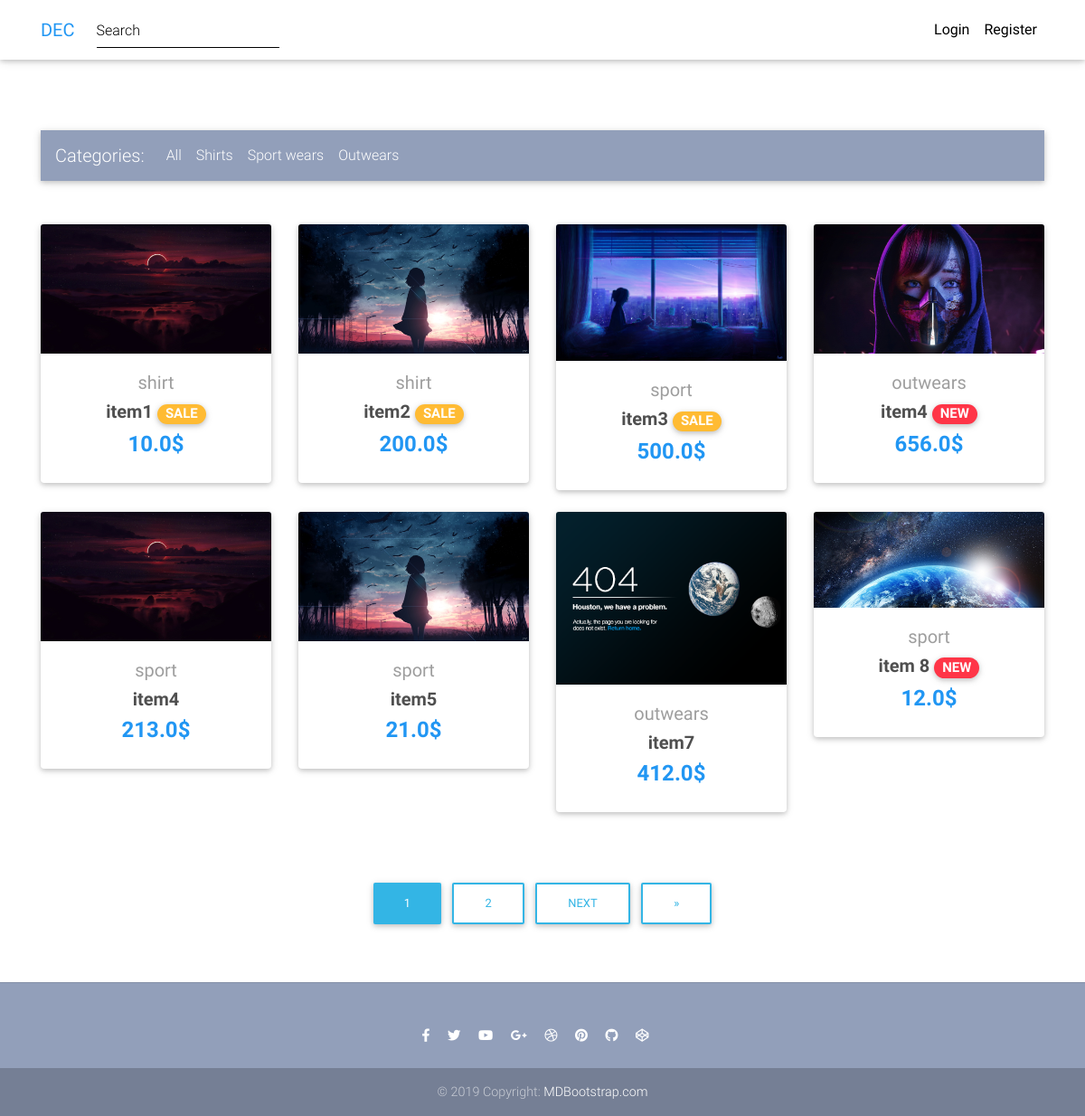
The page / on the database its author committed.
### store/models.py (models this page shows, shortened)
class Item(models.Model):
    title = models.CharField(max_length=200)
    description = models.TextField(null=True, blank=True)
    info = models.TextField(null=True, blank= True)
    price = models.FloatField()
    discount_price = models.FloatField(blank=True, null=True)
    image = models.ImageField(default="default.png", upload_to='item_pic')
    category = models.CharField(choices=CATEGORY, max_length=8)
    label = models.CharField(choices=LABEL, max_length=7, blank=True, null=True)

### store/views.py (the view)
# urls.py: path('', Home.as_view(), name="home"),
class Home(ListView):
    model = Item
    paginate_by = 8
    template_name = "home-page.html"

### templates/home-page.html (shortened to what this page needs)
{% extends "base.html" %}
{% load static %}
{% block content %}
  <main class="mt-5 pt-2">
    <div class="container">
      {% include 'categories.html' %}
      <section class="text-center mb-4">
        <div class="row wow fadeIn">
          {% for instance in object_list %}
              <div class="col-lg-3 col-md-6 mb-4">
                <div class="card">
                    <div class="view overlay">
                      <img src="{{ instance.image.url }}" class="card-img-top"
                        alt="">
                    </div>
                    <div class="card-body text-center">
                      <a href="{% url 'store:detail' instance.pk %}" class="grey-text">
                        <h5>{{ instance.category }}</h5>
                      </a>
                      <h5>
                        <strong>
                          <a href="{% url 'store:detail' instance.pk %}" class="dark-grey-text">{{instance.title}}
                          </a>
                          {% if instance.label == "SALE" %}
                          <span class="badge badge-pill warning-color">{{ instance.label }}</span>
                          {% elif instance.label == "NEW" %}
                          <span class="badge badge-pill danger-color">{{ instance.label }}</span>
                          {% endif %}
                        </strong>
                      </h5>
                      <h4 class="font-weight-bold blue-text">
                        <strong>
                          {% if instance.discount_price %}
                            {{instance.discount_price}}$
                          {% else %}
                            {{instance.price}}$
                          {% endif %}
                        </strong>
                      </h4>
                    </div>
                </div>
              </div>
          {% endfor %}
        </div>
      </section>
      <nav class="d-flex justify-content-center wow fadeIn">
        <ul class="pagination pg-blue">
          {% if is_paginated %}
            <ul class="pagination pg-blue">
              {% for num in page_obj.paginator.page_range %}
                {% if page_obj.number == num %}
                  <li class="page-item">
                    <a class="btn btn-info mb-4" href="?page={{ num }}">{{ num }}</a>
                  </li>
                {% elif num > page_obj.number|add:'-3' and num < page_obj.number|add:'3' %}
                  <li class="page-item">
                    <a class="btn btn-outline-info mb-4" href="?page={{ num }}">{{ num }}</a>
                  </li>
                {% endif %}
              {% endfor %}
              {% if page_obj.has_next %}
              <li class="page-item">
                <a class="btn btn-outline-info mb-4" href="?page={{ page_obj.next_page_number }}">Next</a>
              </li>
              <li class="page-item">
                <a class="btn btn-outline-info mb-4" href="?page={{ page_obj.paginator.num_pages }}">&raquo;</a>
              </li>
              {% endif %}
            </ul>
          {% endif %}
      </nav>
    </div>
  </main>
{% endblock content %}

### templates/base.html (shortened to what this page needs)
{% load static %}
<!DOCTYPE html>
<html lang="en">
    <head>
        <link rel="stylesheet" href="https://use.fontawesome.com/releases/v5.11.2/css/all.css">
        <link href="{% static 'css/bootstrap.min.css' %}" rel="stylesheet">
        <link href="{% static 'css/mdb.min.css' %}" rel="stylesheet">
        <link href="{% static 'css/style.min.css' %}" rel="stylesheet">
        <link href="{% static 'css/css1.css' %}" rel="stylesheet">
    </head>
    <body>
        {% include "nav.html" %}
        <div class="mt-5 pt-4">
        </div>
        {% block content %}
        {% endblock content %}
        {% include "footer.html" %}
    </body>
</html>

### templates/nav.html (shortened to what this page needs)
  <nav class="navbar fixed-top navbar-expand-lg navbar-light white scrolling-navbar">
    <div class="container">
      <a class="navbar-brand waves-effect" href="{% url 'store:home' %}">
        <strong class="blue-text">DEC</strong>
      </a>
      <div class="collapse navbar-collapse" id="navbarSupportedContent">
        <ul class="navbar-nav mr-auto">
          <form class="form-inline" action="{% url 'store:search' %}" method="post">  {% csrf_token %}
            <div class="md-form my-0">
              <input class="form-control mr-sm-2" type="text" placeholder="Search" aria-label="Search" name="searched">
            </div>
          </form>
        </ul>
        <ul class="navbar-nav nav-flex-icons">
          {% if request.user.is_authenticated %}
          <li class="nav-item">
            <a class="nav-link waves-effect" href="{% url 'store:order' %}">
              <span class="badge red z-depth-1 mr-1"></span>
              <i class="fas fa-shopping-cart"></i>
              <span class="clearfix d-none d-sm-inline-block"> Cart </span>
            </a>
          </li>
          <li class="nav-item">
            <form method="Post" action="{% url 'users:logout' %}">
              {% csrf_token %}
              <button type="submit" class="nav-link waves-effect" style="background: none; border:none"><span>Logout</span></button>
            </form>
          </li>
          {% else %}
            <li class="nav-item">
              <a class="waves-effect nav-link" href="{% url 'users:login' %}">
                <b>Login</b>
              </a>
            </li>
            <li class="nav-item">
              <a class="waves-effect nav-link" href="{% url 'users:register' %}">
                <b>Register</b>
              </a>
            </li>
          {% endif %}
        </ul>
      </div>
    </div>
  </nav>

### templates/categories.html (shortened to what this page needs)
<nav class="navbar navbar-expand-lg navbar-dark mdb-color lighten-3 mt-3 mb-5">
    <span class="navbar-brand">Categories:</span>
    <div class="collapse navbar-collapse" id="basicExampleNav">
      <ul class="navbar-nav mr-auto">
        <li class="nav-item">
          <a class="nav-link" href="{% url 'store:home' %}">All
          </a>
        </li>
        <li class="nav-item">
          <a class="nav-link" href="{% url 'store:shirt' %}">Shirts</a>
        </li>
        <li class="nav-item">
          <a class="nav-link" href="{% url 'store:sport' %}">Sport wears</a>
        </li>
        <li class="nav-item">
          <a class="nav-link" href="{% url 'store:outwear' %}">Outwears</a>
        </li>
      </ul>
    </div>
  </nav>

### templates/footer.html
<footer class="page-footer text-center font-small mt-4 wow fadeIn">
    <hr class="my-4 pt-4">
    <div class="pb-4">
        <a href="https://www.facebook.com/mdbootstrap" target="_blank">
        <i class="fab fa-facebook-f mr-3"></i>
        </a>
        <a href="https://twitter.com/MDBootstrap" target="_blank">
        <i class="fab fa-twitter mr-3"></i>
        </a>
        <a href="https://www.youtube.com/watch?v=7MUISDJ5ZZ4" target="_blank">
        <i class="fab fa-youtube mr-3"></i>
        </a>
        <a href="https://plus.google.com/u/0/b/107863090883699620484" target="_blank">
        <i class="fab fa-google-plus-g mr-3"></i>
        </a>
        <a href="https://dribbble.com/mdbootstrap" target="_blank">
        <i class="fab fa-dribbble mr-3"></i>
        </a>
        <a href="https://pinterest.com/mdbootstrap" target="_blank">
        <i class="fab fa-pinterest mr-3"></i>
        </a>
        <a href="https://github.com/mdbootstrap/bootstrap-material-design" target="_blank">
        <i class="fab fa-github mr-3"></i>
        </a>
        <a href="http://codepen.io/mdbootstrap/" target="_blank">
        <i class="fab fa-codepen mr-3"></i>
        </a>
    </div>
    <div class="footer-copyright py-3">
        © 2019 Copyright:
        <a href="https://mdbootstrap.com/education/bootstrap/" target="_blank"> MDBootstrap.com </a>
    </div>
</footer>

### rows shown on the page
Item: image (picture), category "shirt", title "item1", label "SALE", discount_price "10.0"
Item: image (picture), category "shirt", title "item2", label "SALE", discount_price "200.0"
Item: image (picture), category "sport", title "item3", label "SALE", discount_price "500.0"
Item: image (picture), category "outwears", title "item4", label "NEW", price "656.0"
Item: image (picture), category "sport", title "item4", price "213.0"
Item: image (picture), category "sport", title "item5", price "21.0"
Item: image (picture), category "outwears", title "item7", price "412.0"
Item: image (picture), category "sport", title "item 8", label "NEW", price "12.0"

### other values the page prints
{{ num }} "1"
{{ num }} "2"
